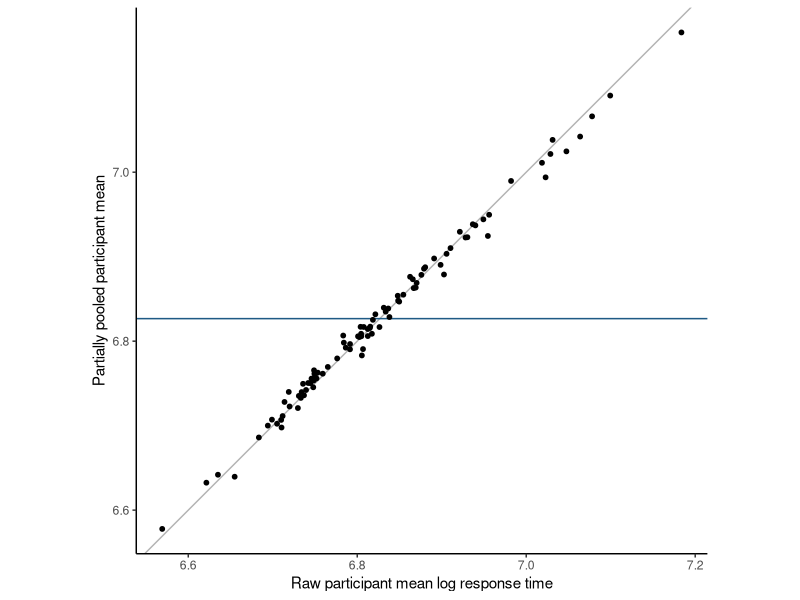

This chart was generated by the following R code:
## ---- chunk 1
#| label: mald-partial-pooling
library(lme4)
library(ggplot2)

mald <- read.csv("data/mald/mald-connected-trials.csv")
mald <- subset(mald, correct == 1L)

fit <- lmer(
  log_rt ~ 1 +
    (1 | participant_id) +
    (1 | item),
  data = mald,
  control = lmerControl(optimizer = "bobyqa")
)

raw_means <- aggregate(
  log_rt ~ participant_id,
  data = mald,
  FUN = mean
)
names(raw_means)[names(raw_means) == "log_rt"] <- "raw_mean"

participant_modes <- ranef(fit)$participant_id
partial_means <- data.frame(
  participant_id = rownames(participant_modes),
  partially_pooled_mean =
    fixef(fit)[["(Intercept)"]] + participant_modes[["(Intercept)"]],
  row.names = NULL
)

pooling <- merge(raw_means, partial_means, by = "participant_id")
pooling$complete_pooling_mean <- fixef(fit)[["(Intercept)"]]
pooling$movement_toward_center <- with(
  pooling,
  abs(raw_mean - complete_pooling_mean) -
    abs(partially_pooled_mean - complete_pooling_mean)
)

summary(pooling$movement_toward_center)
## ---- chunk 2
#| label: plot-mald-pooling
ggplot(
  pooling,
  aes(x = raw_mean, y = partially_pooled_mean)
) +
  geom_abline(slope = 1, intercept = 0, color = "grey70") +
  geom_hline(
    yintercept = fixef(fit)[["(Intercept)"]],
    color = "#1F5A85",
    linewidth = 0.5
  ) +
  geom_point(size = 1.3) +
  coord_equal() +
  labs(
    x = "Raw participant mean log response time",
    y = "Partially pooled participant mean"
  ) +
  theme_classic()
## ---- chunk 3
#| label: two-participant-shrinkage-weights
#| echo: true
counts <- sort(table(mald$participant_id))
vc <- as.data.frame(VarCorr(fit))
tau2 <- vc$vcov[vc$grp == "participant_id" & is.na(vc$var2)]
sigma2 <- sigma(fit)^2
n_examples <- c(smallest = unname(counts[1]), largest = unname(counts[length(counts)]))
data.frame(trials = n_examples,
           shrinkage_weight = n_examples * tau2 / (sigma2 + n_examples * tau2))
